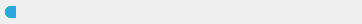
<?xml version="1.0" encoding="UTF-8"?>
<ui version="4.0">
 <class>UsageProgressBar</class>
 <widget class="QWidget" name="UsageProgressBar">
  <property name="geometry">
   <rect>
    <x>0</x>
    <y>0</y>
    <width>362</width>
    <height>24</height>
   </rect>
  </property>
  <property name="sizePolicy">
   <sizepolicy hsizetype="Fixed" vsizetype="Fixed">
    <horstretch>0</horstretch>
    <verstretch>0</verstretch>
   </sizepolicy>
  </property>
  <property name="minimumSize">
   <size>
    <width>362</width>
    <height>24</height>
   </size>
  </property>
  <property name="maximumSize">
   <size>
    <width>362</width>
    <height>24</height>
   </size>
  </property>
  <property name="windowTitle">
   <string/>
  </property>
  <property name="styleSheet">
   <string notr="true">#wCloud
{
	background-color: #2BA6DE;
	border-top-left-radius: 6px;
	border-bottom-left-radius: 6px;
	margin-left: 5px;
}
#wInbox 
{
	background-color: #F07800;
	border-top-left-radius: 6px;
	border-bottom-left-radius: 6px;
	margin-left: 5px;
}
#wRubbish
{
	background-color: #13E03C;
	border-top-left-radius: 6px;
	border-bottom-left-radius: 6px;
	margin-left: 5px;
}
#wShares
{
	background-color: #FFD300;
	border-top-left-radius: 6px;
	border-bottom-left-radius: 6px;
	margin-left: 5px;
}
</string>
  </property>
  <widget class="QWidget" name="wInbox" native="true">
   <property name="geometry">
    <rect>
     <x>0</x>
     <y>6</y>
     <width>16</width>
     <height>12</height>
    </rect>
   </property>
   <property name="sizePolicy">
    <sizepolicy hsizetype="Fixed" vsizetype="Fixed">
     <horstretch>0</horstretch>
     <verstretch>0</verstretch>
    </sizepolicy>
   </property>
   <property name="minimumSize">
    <size>
     <width>0</width>
     <height>12</height>
    </size>
   </property>
   <property name="maximumSize">
    <size>
     <width>16777215</width>
     <height>12</height>
    </size>
   </property>
   <property name="styleSheet">
    <string notr="true"/>
   </property>
  </widget>
  <widget class="QPushButton" name="lProgress">
   <property name="geometry">
    <rect>
     <x>0</x>
     <y>0</y>
     <width>362</width>
     <height>24</height>
    </rect>
   </property>
   <property name="sizePolicy">
    <sizepolicy hsizetype="Fixed" vsizetype="Fixed">
     <horstretch>0</horstretch>
     <verstretch>0</verstretch>
    </sizepolicy>
   </property>
   <property name="minimumSize">
    <size>
     <width>362</width>
     <height>24</height>
    </size>
   </property>
   <property name="maximumSize">
    <size>
     <width>362</width>
     <height>24</height>
    </size>
   </property>
   <property name="styleSheet">
    <string notr="true">border: none;</string>
   </property>
   <property name="text">
    <string/>
   </property>
   <property name="icon">
    <iconset resource="../Resources_linux.qrc">
     <normaloff>:/images/usageProgress.png</normaloff>:/images/usageProgress.png</iconset>
   </property>
   <property name="iconSize">
    <size>
     <width>362</width>
     <height>24</height>
    </size>
   </property>
   <property name="flat">
    <bool>true</bool>
   </property>
  </widget>
  <widget class="QWidget" name="wShares" native="true">
   <property name="geometry">
    <rect>
     <x>0</x>
     <y>6</y>
     <width>16</width>
     <height>12</height>
    </rect>
   </property>
   <property name="sizePolicy">
    <sizepolicy hsizetype="Fixed" vsizetype="Fixed">
     <horstretch>0</horstretch>
     <verstretch>0</verstretch>
    </sizepolicy>
   </property>
   <property name="minimumSize">
    <size>
     <width>0</width>
     <height>12</height>
    </size>
   </property>
   <property name="maximumSize">
    <size>
     <width>16777215</width>
     <height>12</height>
    </size>
   </property>
  </widget>
  <widget class="QWidget" name="wRubbish" native="true">
   <property name="geometry">
    <rect>
     <x>0</x>
     <y>6</y>
     <width>16</width>
     <height>12</height>
    </rect>
   </property>
   <property name="sizePolicy">
    <sizepolicy hsizetype="Fixed" vsizetype="Fixed">
     <horstretch>0</horstretch>
     <verstretch>0</verstretch>
    </sizepolicy>
   </property>
   <property name="minimumSize">
    <size>
     <width>0</width>
     <height>12</height>
    </size>
   </property>
   <property name="maximumSize">
    <size>
     <width>16777215</width>
     <height>12</height>
    </size>
   </property>
  </widget>
  <widget class="QWidget" name="wCloud" native="true">
   <property name="geometry">
    <rect>
     <x>0</x>
     <y>6</y>
     <width>16</width>
     <height>12</height>
    </rect>
   </property>
   <property name="sizePolicy">
    <sizepolicy hsizetype="Fixed" vsizetype="Fixed">
     <horstretch>0</horstretch>
     <verstretch>0</verstretch>
    </sizepolicy>
   </property>
   <property name="minimumSize">
    <size>
     <width>0</width>
     <height>12</height>
    </size>
   </property>
   <property name="maximumSize">
    <size>
     <width>16777215</width>
     <height>12</height>
    </size>
   </property>
  </widget>
  <zorder>lProgress</zorder>
  <zorder>wInbox</zorder>
  <zorder>wShares</zorder>
  <zorder>wRubbish</zorder>
  <zorder>wCloud</zorder>
 </widget>
 <resources>
  <include location="../Resources_linux.qrc"/>
 </resources>
 <connections/>
</ui>
